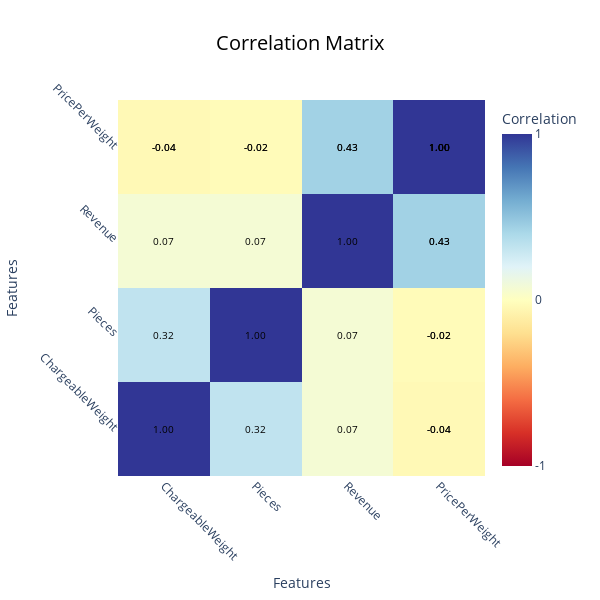

Notebook code for this chart:
### Markdown cell above
## 1.3 Main features vs. Target variable

### Code cell
from utils import plot_beautiful_corr_heatmap

plot_beautiful_corr_heatmap(df, numeric_columns)

### Figure 1 — Plotly figure (JSON) as saved in the notebook; plotly's stock layout.template omitted (floating-point values rounded to 4 significant figures)
{"data": [{"colorbar": {"ticktext": ["-1", "0", "1"], "tickvals": [-1, 0, 1], "title": {"text": "Correlation"}}, "colorscale": [[0, "rgb(165,0,38)"], [0.1, "rgb(215,48,39)"], [0.2, "rgb(244,109,67)"], [0.3, "rgb(253,174,97)"], [0.4, "rgb(254,224,144)"], [0.5, "rgb(255,255,191)"], [0.6, "rgb(224,243,248)"], [0.7, "rgb(171,217,233)"], [0.8, "rgb(116,173,209)"], [0.9, "rgb(69,117,180)"], [1, "rgb(49,54,149)"]], "type": "heatmap", "x": ["ChargeableWeight", "Pieces", "Revenue", "PricePerWeight", "PricePerWeight"], "y": ["ChargeableWeight", "Pieces", "Revenue", "PricePerWeight", "PricePerWeight"], "z": [[1, 0.3195, 0.07302, -0.03836, -0.03836], [0.3195, 1, 0.07292, -0.02404, -0.02404], [0.07302, 0.07292, 1, 0.433, 0.433], [-0.03836, -0.02404, 0.433, 1, 1], [-0.03836, -0.02404, 0.433, 1, 1]], "zmax": 1, "zmin": -1}], "layout": {"annotations": [{"align": "center", "font": {"color": "black", "size": 10}, "showarrow": false, "text": "1.00", "x": "ChargeableWeight", "y": "ChargeableWeight"}, {"align": "center", "font": {"color": "black", "size": 10}, "showarrow": false, "text": "0.32", "x": "Pieces", "y": "ChargeableWeight"}, {"align": "center", "font": {"color": "black", "size": 10}, "showarrow": false, "text": "0.07", "x": "Revenue", "y": "ChargeableWeight"}, {"align": "center", "font": {"color": "black", "size": 10}, "showarrow": false, "text": "-0.04", "x": "PricePerWeight", "y": "ChargeableWeight"}, {"align": "center", "font": {"color": "black", "size": 10}, "showarrow": false, "text": "-0.04", "x": "PricePerWeight", "y": "ChargeableWeight"}, {"align": "center", "font": {"color": "black", "size": 10}, "showarrow": false, "text": "0.32", "x": "ChargeableWeight", "y": "Pieces"}, {"align": "center", "font": {"color": "black", "size": 10}, "showarrow": false, "text": "1.00", "x": "Pieces", "y": "Pieces"}, {"align": "center", "font": {"color": "black", "size": 10}, "showarrow": false, "text": "0.07", "x": "Revenue", "y": "Pieces"}, {"align": "center", "font": {"color": "black", "size": 10}, "showarrow": false, "text": "-0.02", "x": "PricePerWeight", "y": "Pieces"}, {"align": "center", "font": {"color": "black", "size": 10}, "showarrow": false, "text": "-0.02", "x": "PricePerWeight", "y": "Pieces"}, {"align": "center", "font": {"color": "black", "size": 10}, "showarrow": false, "text": "0.07", "x": "ChargeableWeight", "y": "Revenue"}, {"align": "center", "font": {"color": "black", "size": 10}, "showarrow": false, "text": "0.07", "x": "Pieces", "y": "Revenue"}, {"align": "center", "font": {"color": "black", "size": 10}, "showarrow": false, "text": "1.00", "x": "Revenue", "y": "Revenue"}, {"align": "center", "font": {"color": "black", "size": 10}, "showarrow": false, "text": "0.43", "x": "PricePerWeight", "y": "Revenue"}, {"align": "center", "font": {"color": "black", "size": 10}, "showarrow": false, "text": "0.43", "x": "PricePerWeight", "y": "Revenue"}, {"align": "center", "font": {"color": "black", "size": 10}, "showarrow": false, "text": "-0.04", "x": "ChargeableWeight", "y": "PricePerWeight"}, {"align": "center", "font": {"color": "black", "size": 10}, "showarrow": false, "text": "-0.02", "x": "Pieces", "y": "PricePerWeight"}, {"align": "center", "font": {"color": "black", "size": 10}, "showarrow": false, "text": "0.43", "x": "Revenue", "y": "PricePerWeight"}, {"align": "center", "font": {"color": "black", "size": 10}, "showarrow": false, "text": "1.00", "x": "PricePerWeight", "y": "PricePerWeight"}, {"align": "center", "font": {"color": "black", "size": 10}, "showarrow": false, "text": "1.00", "x": "PricePerWeight", "y": "PricePerWeight"}, {"align": "center", "font": {"color": "black", "size": 10}, "showarrow": false, "text": "-0.04", "x": "ChargeableWeight", "y": "PricePerWeight"}, {"align": "center", "font": {"color": "black", "size": 10}, "showarrow": false, "text": "-0.02", "x": "Pieces", "y": "PricePerWeight"}, {"align": "center", "font": {"color": "black", "size": 10}, "showarrow": false, "text": "0.43", "x": "Revenue", "y": "PricePerWeight"}, {"align": "center", "font": {"color": "black", "size": 10}, "showarrow": false, "text": "1.00", "x": "PricePerWeight", "y": "PricePerWeight"}, {"align": "center", "font": {"color": "black", "size": 10}, "showarrow": false, "text": "1.00", "x": "PricePerWeight", "y": "PricePerWeight"}], "height": 600, "title": {"font": {"color": "black", "size": 20}, "text": "Correlation Matrix", "x": 0.5}, "width": 600, "xaxis": {"showgrid": false, "tickangle": 45, "tickfont": {"size": 12}, "title": {"text": "Features"}}, "yaxis": {"showgrid": false, "tickangle": 45, "tickfont": {"size": 12}, "title": {"text": "Features"}}}}
